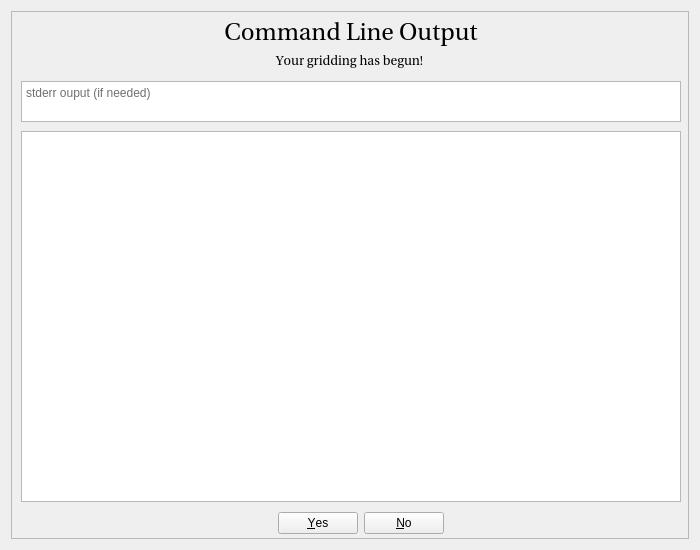
<?xml version="1.0" encoding="UTF-8"?>
<ui version="4.0">
 <class>GriddingProcess</class>
 <widget class="QWidget" name="GriddingProcess">
  <property name="geometry">
   <rect>
    <x>0</x>
    <y>0</y>
    <width>700</width>
    <height>550</height>
   </rect>
  </property>
  <property name="windowTitle">
   <string>Gridding Process</string>
  </property>
  <property name="styleSheet">
   <string notr="true"/>
  </property>
  <layout class="QGridLayout" name="gridLayout">
   <item row="0" column="0">
    <widget class="QFrame" name="frame">
     <property name="frameShape">
      <enum>QFrame::StyledPanel</enum>
     </property>
     <property name="frameShadow">
      <enum>QFrame::Raised</enum>
     </property>
     <widget class="QDialogButtonBox" name="yesNo_2">
      <property name="geometry">
       <rect>
        <x>0</x>
        <y>500</y>
        <width>700</width>
        <height>25</height>
       </rect>
      </property>
      <property name="toolTip">
       <string>&lt;html&gt;&lt;head/&gt;&lt;body&gt;&lt;p&gt;This button is used to confirm or deny the CL confirmation question. &lt;/p&gt;&lt;/body&gt;&lt;/html&gt;</string>
      </property>
      <property name="standardButtons">
       <set>QDialogButtonBox::No|QDialogButtonBox::Yes</set>
      </property>
      <property name="centerButtons">
       <bool>true</bool>
      </property>
     </widget>
     <widget class="QPlainTextEdit" name="CL_output">
      <property name="geometry">
       <rect>
        <x>10</x>
        <y>120</y>
        <width>660</width>
        <height>371</height>
       </rect>
      </property>
      <property name="toolTip">
       <string>&lt;html&gt;&lt;head/&gt;&lt;body&gt;&lt;p&gt;This is your command line output for the gbtgridder program.&lt;/p&gt;&lt;p&gt;&lt;br/&gt;&lt;/p&gt;&lt;p&gt;See the y/n buttons below to confirm or deny the confirmation question. &lt;/p&gt;&lt;/body&gt;&lt;/html&gt;</string>
      </property>
      <property name="styleSheet">
       <string notr="true"/>
      </property>
      <property name="plainText">
       <string/>
      </property>
     </widget>
     <widget class="QLabel" name="label_16">
      <property name="geometry">
       <rect>
        <x>-10</x>
        <y>0</y>
        <width>700</width>
        <height>41</height>
       </rect>
      </property>
      <property name="font">
       <font>
        <family>Utopia</family>
        <pointsize>18</pointsize>
       </font>
      </property>
      <property name="text">
       <string>Command Line Output</string>
      </property>
      <property name="alignment">
       <set>Qt::AlignCenter</set>
      </property>
     </widget>
     <widget class="QPlainTextEdit" name="CL_error">
      <property name="geometry">
       <rect>
        <x>10</x>
        <y>70</y>
        <width>660</width>
        <height>41</height>
       </rect>
      </property>
      <property name="toolTip">
       <string>&lt;html&gt;&lt;head/&gt;&lt;body&gt;&lt;p&gt;This is the command line output for errors.&lt;/p&gt;&lt;/body&gt;&lt;/html&gt;</string>
      </property>
      <property name="styleSheet">
       <string notr="true">color: rgb(111, 111, 111);
alternate-background-color: rgb(170, 0, 0)</string>
      </property>
      <property name="sizeAdjustPolicy">
       <enum>QAbstractScrollArea::AdjustToContents</enum>
      </property>
      <property name="plainText">
       <string>stderr ouput (if needed)
</string>
      </property>
     </widget>
     <widget class="QLabel" name="label_30">
      <property name="geometry">
       <rect>
        <x>-10</x>
        <y>30</y>
        <width>700</width>
        <height>40</height>
       </rect>
      </property>
      <property name="font">
       <font>
        <family>Utopia</family>
        <pointsize>10</pointsize>
       </font>
      </property>
      <property name="text">
       <string>Your gridding has begun! </string>
      </property>
      <property name="alignment">
       <set>Qt::AlignCenter</set>
      </property>
     </widget>
    </widget>
   </item>
  </layout>
 </widget>
 <resources/>
 <connections>
  <connection>
   <sender>CL_output</sender>
   <signal>modificationChanged(bool)</signal>
   <receiver>yesNo_2</receiver>
   <slot>setEnabled(bool)</slot>
   <hints>
    <hint type="sourcelabel">
     <x>349</x>
     <y>245</y>
    </hint>
    <hint type="destinationlabel">
     <x>349</x>
     <y>442</y>
    </hint>
   </hints>
  </connection>
  <connection>
   <sender>CL_error</sender>
   <signal>modificationChanged(bool)</signal>
   <receiver>CL_error</receiver>
   <slot>setFocus()</slot>
   <hints>
    <hint type="sourcelabel">
     <x>349</x>
     <y>109</y>
    </hint>
    <hint type="destinationlabel">
     <x>349</x>
     <y>109</y>
    </hint>
   </hints>
  </connection>
 </connections>
</ui>
